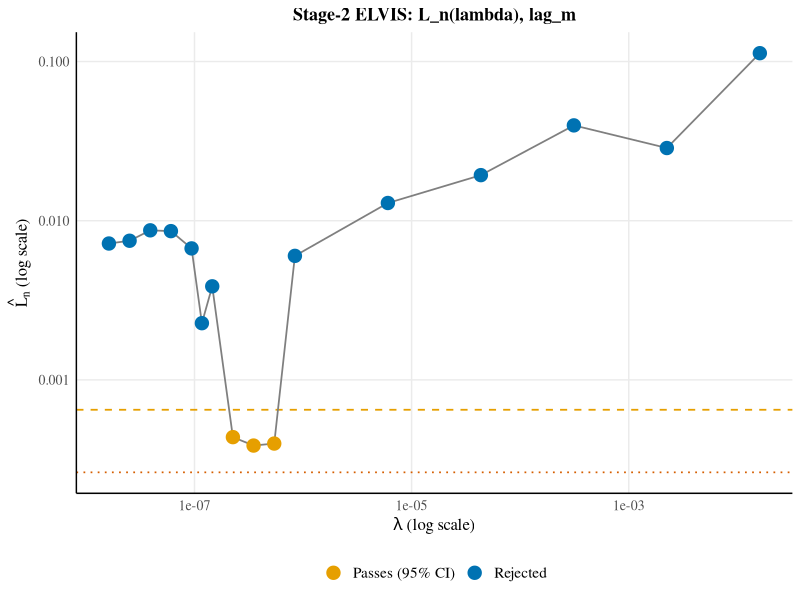

Write the R code that produced this figure.
## Stage-2 ELVIS: L_n(lambda) vs lambda -- supervisor-clean version of 1272.
## Same data, no per-point TS labels, uniform circular points (no X's for
## failing points, color alone distinguishes pass/fail), test threshold
## lines (soft dashed, hard dotted) kept, connecting trend line dropped.
## 2026-09-10.

library(tidyverse)

df <- read.csv("Code/Products/1270-lambdagrid-lag_m-allcombined.csv")

n <- 32232; dg <- 9
qc <- qchisq(0.95, dg)
Lmin <- min(df$Lhat)
df <- df %>%
    mutate(
        TS_soft = 2*n*(Lhat - Lmin),
        pass_soft = TS_soft <= qc,
        cat = if_else(pass_soft, "Passes (95% CI)", "Rejected")
    )

wong_orange <- "#E69F00"; wong_red <- "#D55E00"; wong_blue <- "#0072B2"

p <- ggplot(df, aes(x = lambda, y = Lhat)) +
    geom_hline(yintercept = Lmin + qc/(2*n), color = wong_orange, linewidth = 0.6, linetype = "dashed") +
    geom_hline(yintercept = qc/(2*n), color = wong_red, linewidth = 0.6, linetype = "dotted") +
    geom_line(color = "grey50", linewidth = 0.6) +
    geom_point(aes(color = cat), size = 4.2) +
    scale_color_manual(values = c(
        "Passes (95% CI)" = wong_orange,
        "Rejected"        = wong_blue
    )) +
    scale_x_log10(labels = scales::label_scientific()) +
    scale_y_log10() +
    labs(x = expression(lambda~"(log scale)"), y = expression(hat(L)[n]~"(log scale)"),
         color = NULL,
         title = "Stage-2 ELVIS: L_n(lambda), lag_m") +
    theme_minimal() +
    theme(
        panel.grid.minor = element_blank(),
        axis.line = element_line(color = "black", linetype = "solid"),
        plot.title = element_text(family = "Times", size = 13, face = "bold", hjust = 0.5),
        legend.position = "bottom",
        legend.text = element_text(size = 11),
        axis.title = element_text(size = 12),
        axis.text = element_text(size = 10),
        text = element_text(family = "Times")
    )

ggsave("Paper/images/1274-lambdagrid-supervisor-lhat-lambda.png", p, width = 9, height = 6.5, dpi = 300)
cat("Saved: Paper/images/1274-lambdagrid-supervisor-lhat-lambda.png\n")
